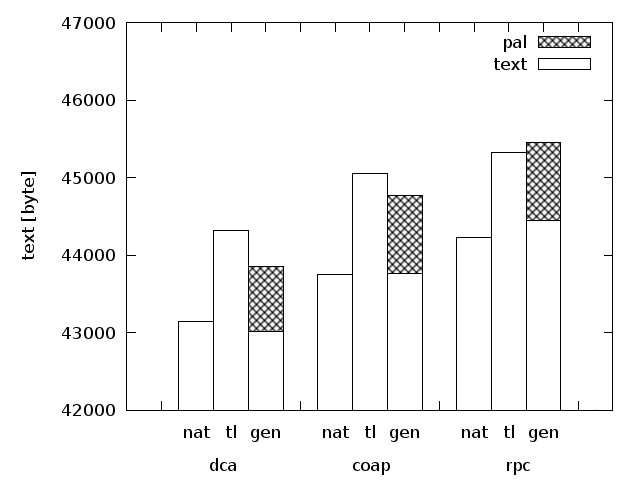

Reproduce this figure in Python.
import plotting
import StringIO
import os
from plots import script_prolog

script = script_prolog + """
set style data histograms
set style histogram columnstacked
set style fill pattern

set datafile missing '-'

set key right
set auto x
set yrange [42000:47000]

set ylabel "text [byte]"
set xlabel "dca                       coap                       rpc"

set xtics ("" 0, \\
           "nat" 1, "tl" 2, "gen" 3, "" 4, \\
           "nat" 5, "tl" 6, "gen" 7, "" 8, \\
           "nat" 9, "tl" 10, "gen" 11, "" 12)

plot for [i=2:13] '%(infile)s' using i, '' u 14:key(1)
"""

def plot(path, values_, (apps_, variants_, measurements_), numbers):
    assert "text" in measurements_
    
    apps = ["dca", "coap", "rpc2"]
    assert set(apps).issubset(set(apps_)), str(apps_)

    variants = ["nat", "tl", "gen", "pal"]
    assert set(variants).issubset(set(variants_)), str(variants_)

    variants.remove("pal")
    measurements = ["text", "pal"]
    values = {}
    for a in apps:
        for v in variants:
            if v == "gen":
                values[(a, v, "text")] = values_[(a, v, "text")] - values_[(a, "pal", "text")]
                values[(a, v, "pal")] = values_[(a, "pal", "text")]
            else:
                values[(a, v, "text")] = values_[(a, v, "text")]
                values[(a, v, "pal")] = '-'

    data = StringIO.StringIO()
    for m in ["text", "pal"]:
        vals = [values[(a, v, m)] for a in apps for v in variants]
        plotting.out(data, [m] + [0] + vals[0:3] + [0] + vals[3:6] + [0] + vals[6:9] + [0])
    plotdata = data.getvalue()

    config = {'outfile': os.path.join(path, "text")}
    plotting.plot(script, config, plotdata)

    lst_pal = []
    lst_nopal = []
    for a in apps:
        lst_nopal.append(plotting.frac(values[(a, "nat", "text")], values[(a, "gen", "text")]))
        lst_pal.append(plotting.frac(values[(a, "nat", "text")], values[(a, "gen", "text")] + values[(a, "gen", "pal")]))

    numbers.write("overhead: nopal: max: %.2f\n" % max(lst_nopal))
    numbers.write("overhead: pal: max: %.2f\n" % max(lst_pal))
